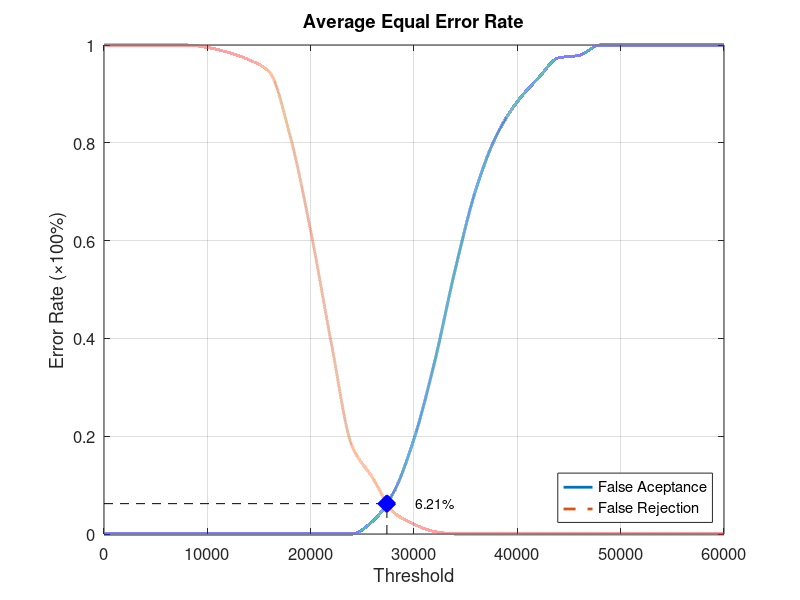
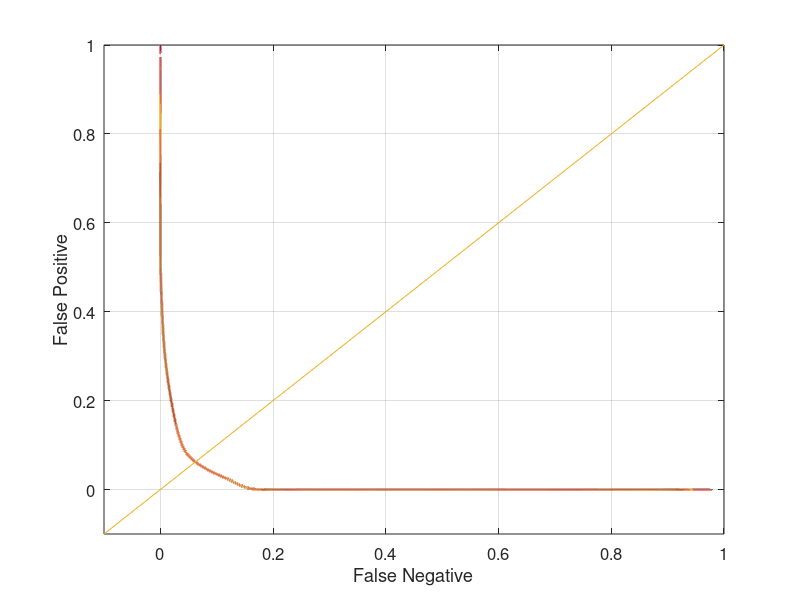

Recreate these plots in MATLAB, in order.
function yEER = Database5_4
close all;
clear;
clc;
x = 0:2000:60000;
xq = 0:0.5:60000;

y0 = [0 0 0 0 0 0 0 0 0 0 0 0 0 0.0263158 0.0842105 0.194737 0.352632 0.542105 0.705263 0.815789 0.884211 0.931579 0.973684 0.978947 1 1 1 1 1 1 1];
yy0 = interp1(x, y0, xq, 'pchip');
y1 = [1 1 1 1 1 0.995 0.985 0.97 0.945 0.815 0.62 0.39 0.18 0.115 0.045 0.02 0.005 0 0 0 0 0 0 0 0 0 0 0 0 0 0];
yy1 = interp1(x, y1, xq, 'pchip');

% Calculating EER: 
y2 = abs(y0 - y1);
find(y2 == min(y2))
yy2 = abs(yy0 - yy1);
xEER = find(yy2 == min(yy2));
xEERIndex = xq(xEER) % X-axis EER
yEER = yy0(xEER) % Y-axis EER

main = figure
plot(xq, yy0,'-','LineWidth', 2);	hold on
plot(xq, yy1,'--','LineWidth', 2);	hold on
plot([xEERIndex xEERIndex], [0 yEER], 'k--');	hold on
plot([0 xEERIndex], [yEER yEER], 'k--');	hold on
plot(xEERIndex, yEER, 'bx', 'LineWidth', 10);	hold on
text(xEERIndex + 10 * xEERIndex / 100, yEER, [num2str(round((10000 * yEER)) / 100) '%'])
legend('False Aceptance', 'False Rejection', 'Location', 'SouthEast')
xlabel('Threshold')
ylabel('Error Rate (\times100%)')
title('Average Equal Error Rate')
set(gca, 'FontSize', 12)
axis([0 60000 0 1])
grid on

print(main, 'Database5_4Main', '-dpng');
FNRxFPR = figure('Color', [1 1 1]);
plot(yy1, yy0, '-', yy1, yy0, 'LineWidth', 2);
hold on
y = -0.1:0.1:1
plot(y, y); 
set(gca, 'FontSize', 12)
xlabel('False Negative')
ylabel('False Positive')
axis([-0.1 1 -0.1 1])
set(gca, 'FontSize', 12)
grid on

print(FNRxFPR, 'Database5_4FNRxFPR','-dpng');
end
